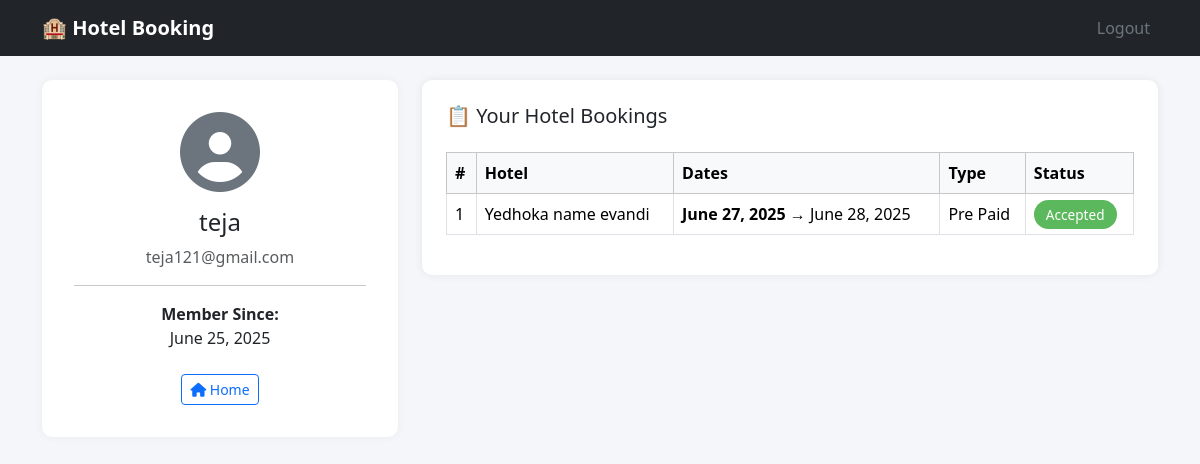
The page /profile/ (signed in) on the database as committed earlier.
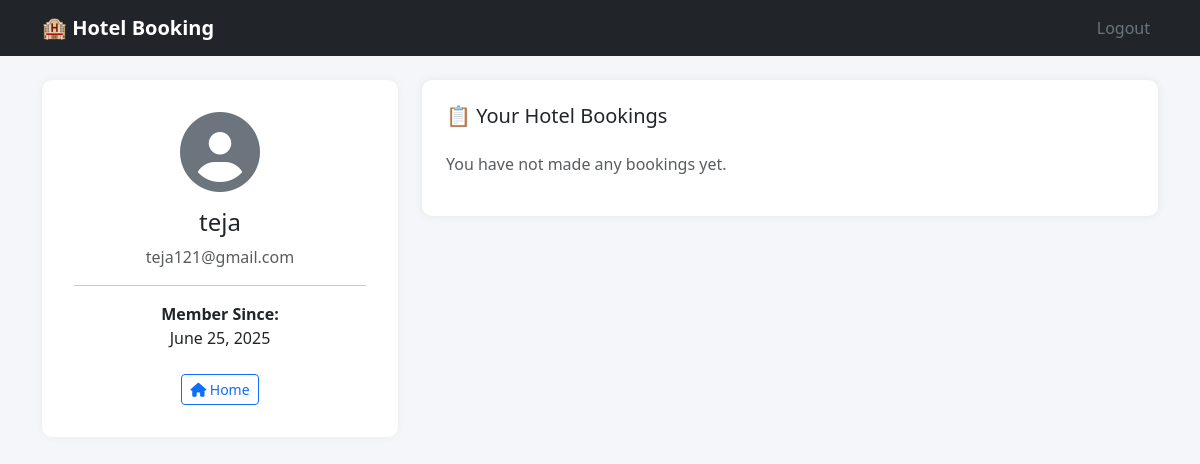
The same page on the database as committed later.
### HotelApp/models.py (models this page shows, shortened)
class HotelBooking(models.Model):
    hotel = models.ForeignKey(Hotel, related_name="hotel_bookings", on_delete=models.CASCADE)
    user = models.ForeignKey(User, related_name="user_bookings", on_delete=models.CASCADE)
    start_date = models.DateField()
    end_date = models.DateField()
    booking_type = models.CharField(max_length=100, choices=(('Pre Paid', 'Pre Paid'), ('Post Paid', 'Post Paid')))
    STATUS_CHOICES = (
    ('Pending', 'Pending'),
    ('Accepted', 'Accepted'),
    ('Rejected', 'Rejected'),
    )
    status = models.CharField(max_length=20, choices=STATUS_CHOICES, default='Pending')

class Hotel(models.Model):
    hotel_name = models.CharField(max_length=100)
    hotel_price = models.IntegerField()
    description = models.TextField(default='no details')
    amenities = models.ManyToManyField(Amenities)
    room_count = models.IntegerField(default=10)

### HotelApp/views.py (the view)
# urls.py: path('profile/', views.profile, name='profile'),
@login_required
def profile(request):
    user = request.user
    bookings = HotelBooking.objects.filter(user=user).select_related('hotel').order_by('-start_date')
    return render(request, 'profile.html', {
        'user': user,
        'bookings': bookings
    })

### HotelApp/templates/profile.html (shortened to what this page needs)
{% load static %}
<!DOCTYPE html>
<html lang="en">
<head>
  <link rel="stylesheet" href="{% static 'css/bootstrap.min.css' %}">
  <link rel="stylesheet" href="https://cdnjs.cloudflare.com/ajax/libs/font-awesome/6.5.0/css/all.min.css" />
</head>
<body>
<nav class="navbar navbar-expand-lg navbar-dark bg-dark">
  <div class="container">
    <a class="navbar-brand" href="{% url 'index' %}">🏨 Hotel Booking</a>
    <div class="collapse navbar-collapse">
      <ul class="navbar-nav ms-auto">
        <li class="nav-item"><a class="nav-link text-secondary" href="{% url 'signout' %}">Logout</a></li>
      </ul>
    </div>
  </div>
</nav>
<div class="container mt-4">
  <div class="row">
    <div class="col-md-4">
      <div class="sidebar text-center">
        <i class="fa fa-user-circle fa-5x text-secondary mb-3"></i>
        <h4>{{ user.username }}</h4>
        <p class="text-muted mb-1">{{ user.email }}</p>
        <hr>
        <p><strong>Member Since:</strong><br> {{ user.date_joined|date:"F j, Y" }}</p>
        <a href="{% url 'index' %}" class="btn btn-outline-primary btn-sm mt-2"><i class="fas fa-home"></i> Home</a>
      </div>
    </div>
    <div class="col-md-8">
      <div class="booking-card">
        <h5 class="mb-4">📋 Your Hotel Bookings</h5>
        {% if bookings %}
        <div class="table-responsive">
          <table class="table table-bordered">
            <thead class="table-light">
              <tr>
                <th>#</th>
                <th>Hotel</th>
                <th>Dates</th>
                <th>Type</th>
                <th>Status</th>
              </tr>
            </thead>
            <tbody>
              {% for booking in bookings %}
              <tr>
                <td>{{ forloop.counter }}</td>
                <td>{{ booking.hotel.hotel_name }}</td>
                <td>
                  <strong>{{ booking.start_date }}</strong> → {{ booking.end_date }}
                </td>
                <td>{{ booking.booking_type }}</td>
                <td>
                  <span class="status-badge {{ booking.status }}">{{ booking.status }}</span>
                </td>
              </tr>
              {% endfor %}
            </tbody>
          </table>
        </div>
        {% else %}
          <p class="text-muted">You have not made any bookings yet.</p>
        {% endif %}
      </div>
    </div>
  </div>
</div>
</body>
</html>

Rows that differ between the two databases and show on the page:
removed HotelBooking: hotel.hotel_name "Yedhoka name evandi", start_date "June 27, 2025", end_date "June 28, 2025", booking_type "Pre Paid", status "Accepted"
Other text that changed with them:
text no longer shown: "# Hotel Dates Type Status"
text now shown: "You have not made any bookings yet."
